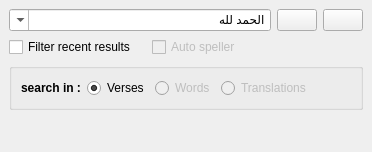
  <widget class="QDockWidget" name="w_searchbar">
   <property name="sizePolicy">
    <sizepolicy hsizetype="Expanding" vsizetype="Expanding">
     <horstretch>0</horstretch>
     <verstretch>0</verstretch>
    </sizepolicy>
   </property>
   <property name="minimumSize">
    <size>
     <width>360</width>
     <height>152</height>
    </size>
   </property>
   <property name="maximumSize">
    <size>
     <width>524287</width>
     <height>200</height>
    </size>
   </property>
   <property name="windowIcon">
    <iconset>
     <normaloff>:/resources/Icon (3).ico</normaloff>:/resources/Icon (3).ico</iconset>
   </property>
   <property name="styleSheet">
    <string notr="true">arora -style=clearlooks</string>
   </property>
   <property name="locale">
    <locale language="English" country="Zimbabwe"/>
   </property>
   <property name="floating">
    <bool>false</bool>
   </property>
   <property name="features">
    <set>QDockWidget::DockWidgetFloatable|QDockWidget::DockWidgetMovable</set>
   </property>
   <property name="allowedAreas">
    <set>Qt::AllDockWidgetAreas</set>
   </property>
   <property name="windowTitle">
    <string>SearchBar</string>
   </property>
   <attribute name="dockWidgetArea">
    <number>1</number>
   </attribute>
   <widget class="QWidget" name="dockWidgetContents_7">
    <layout class="QVBoxLayout" name="verticalLayout_11">
     <item>
      <layout class="QHBoxLayout" name="horizontalLayout_4">
       <item>
        <widget class="QComboBox" name="o_query">
         <property name="sizePolicy">
          <sizepolicy hsizetype="Expanding" vsizetype="Fixed">
           <horstretch>2</horstretch>
           <verstretch>0</verstretch>
          </sizepolicy>
         </property>
         <property name="minimumSize">
          <size>
           <width>125</width>
           <height>0</height>
          </size>
         </property>
         <property name="toolTip">
          <string>Write your query here</string>
         </property>
         <property name="statusTip">
          <string>Write your query here</string>
         </property>
         <property name="whatsThis">
          <string>SearchBar</string>
         </property>
         <property name="layoutDirection">
          <enum>Qt::RightToLeft</enum>
         </property>
         <property name="styleSheet">
          <string notr="true"/>
         </property>
         <property name="editable">
          <bool>true</bool>
         </property>
         <property name="currentIndex">
          <number>0</number>
         </property>
         <property name="maxCount">
          <number>50</number>
         </property>
         <property name="insertPolicy">
          <enum>QComboBox::InsertAlphabetically</enum>
         </property>
         <property name="duplicatesEnabled">
          <bool>false</bool>
         </property>
         <property name="frame">
          <bool>true</bool>
         </property>
         <property name="modelColumn">
          <number>0</number>
         </property>
         <item>
          <property name="text">
           <string>الحمد لله</string>
          </property>
         </item>
         <item>
          <property name="text">
           <string>آية:(يقول)</string>
          </property>
         </item>
        </widget>
       </item>
       <item>
        <widget class="QPushButton" name="o_search">
         <property name="toolTip">
          <string>Click to search</string>
         </property>
         <property name="statusTip">
          <string>Click to search</string>
         </property>
         <property name="text">
          <string/>
         </property>
         <property name="icon">
          <iconset resource="../../../resources/images/main.qrc">
           <normaloff>:/resources/find.png</normaloff>:/resources/find.png</iconset>
         </property>
         <property name="flat">
          <bool>false</bool>
         </property>
        </widget>
       </item>
       <item>
        <widget class="QPushButton" name="o_clear">
         <property name="toolTip">
          <string>Click to clear searchbar</string>
         </property>
         <property name="statusTip">
          <string>Click to clear searchbar</string>
         </property>
         <property name="text">
          <string/>
         </property>
         <property name="icon">
          <iconset resource="../../../resources/images/main.qrc">
           <normaloff>:/resources/clear_left.png</normaloff>:/resources/clear_left.png</iconset>
         </property>
        </widget>
       </item>
      </layout>
     </item>
     <item>
      <layout class="QHBoxLayout" name="horizontalLayout_45">
       <item>
        <widget class="QCheckBox" name="o_filter">
         <property name="text">
          <string>Filter recent results</string>
         </property>
        </widget>
       </item>
       <item>
        <spacer name="horizontalSpacer_9">
         <property name="orientation">
          <enum>Qt::Horizontal</enum>
         </property>
         <property name="sizeType">
          <enum>QSizePolicy::Fixed</enum>
         </property>
         <property name="sizeHint" stdset="0">
          <size>
           <width>10</width>
           <height>20</height>
          </size>
         </property>
        </spacer>
       </item>
       <item>
        <widget class="QCheckBox" name="o_autospell">
         <property name="enabled">
          <bool>false</bool>
         </property>
         <property name="text">
          <string>Auto speller</string>
         </property>
        </widget>
       </item>
       <item>
        <spacer name="horizontalSpacer_8">
         <property name="orientation">
          <enum>Qt::Horizontal</enum>
         </property>
         <property name="sizeHint" stdset="0">
          <size>
           <width>40</width>
           <height>20</height>
          </size>
         </property>
        </spacer>
       </item>
      </layout>
     </item>
     <item>
      <widget class="QGroupBox" name="groupBox_7">
       <property name="title">
        <string/>
       </property>
       <property name="flat">
        <bool>true</bool>
       </property>
       <layout class="QHBoxLayout" name="horizontalLayout_34">
        <item>
         <widget class="QLabel" name="label_33">
          <property name="font">
           <font>
            <weight>75</weight>
            <bold>true</bold>
           </font>
          </property>
          <property name="text">
           <string>search in :</string>
          </property>
         </widget>
        </item>
        <item>
         <widget class="QRadioButton" name="o_search_in_ayas">
          <property name="text">
           <string>Verses</string>
          </property>
          <property name="checked">
           <bool>true</bool>
          </property>
         </widget>
        </item>
        <item>
         <widget class="QRadioButton" name="o_search_in_words">
          <property name="enabled">
           <bool>false</bool>
          </property>
          <property name="text">
           <string>Words</string>
          </property>
         </widget>
        </item>
        <item>
         <widget class="QRadioButton" name="o_search_in_trads">
          <property name="enabled">
           <bool>false</bool>
          </property>
          <property name="text">
           <string>Translations</string>
          </property>
         </widget>
        </item>
        <item>
         <spacer name="horizontalSpacer_5">
          <property name="orientation">
           <enum>Qt::Horizontal</enum>
          </property>
          <property name="sizeHint" stdset="0">
           <size>
            <width>40</width>
            <height>20</height>
           </size>
          </property>
         </spacer>
        </item>
       </layout>
      </widget>
     </item>
     <item>
      <spacer name="verticalSpacer_2">
       <property name="orientation">
        <enum>Qt::Vertical</enum>
       </property>
       <property name="sizeHint" stdset="0">
        <size>
         <width>20</width>
         <height>10</height>
        </size>
       </property>
      </spacer>
     </item>
    </layout>
   </widget>
  </widget>
